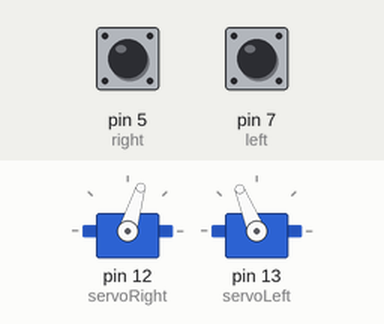
Bench run of a sketch on a simulated Arduino Uno, built with avr-gcc and run on an emulated ATmega328P. Parts: 2 × servo. Inputs (shaded band) come from the test bench; at power-on: pin 5 (right) HIGH, pin 7 (left) HIGH.

Above: at 1.2 s.
1.3 s: pin 5 (right) pulled LOW for 0.15 s
At 1.8 s:
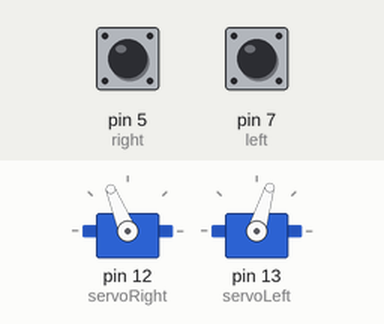
4.3 s: pin 7 (left) pulled LOW for 3.2 s
At 5.7 s:
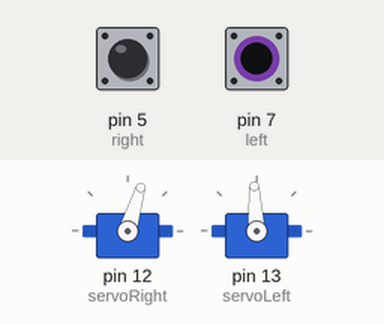
9.8 s: pin 5 (right) pulled LOW for 3.2 s
At 11.2 s:
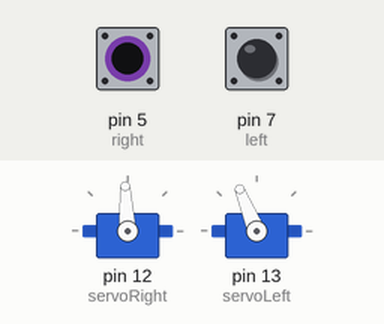
Timing chart, 0 to 15.8 s (numbered marks = the images above; inputs shaded):
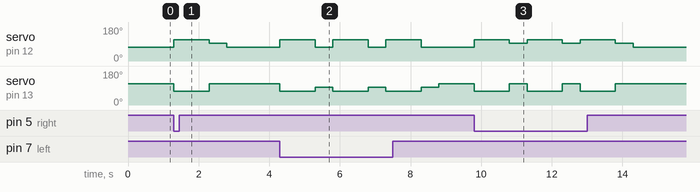

Measured:
- after the input at 1.3 s, servo on pin 12 (servoRight): 73° → 112° at once, → 93° 1.0 s later, → 73° 0.50 s later; servo on pin 13 (servoLeft): 112° → 73° at once, → 112° 1.0 s later
- after the input at 4.3 s, servo on pin 12 (servoRight): alternates 112° for 1.0 s and 73° for 0.50 s, starting at once; servo on pin 13 (servoLeft): 112° → 73° at once, then repeats every 1.5 s: 93° 0.50 s, 73° 1.0 s
- after the input at 9.8 s, servo on pin 12 (servoRight): 73° → 112° at once, then repeats every 1.5 s: 93° 0.50 s, 112° 1.0 s, until it stays 73° from 14.3 s; servo on pin 13 (servoLeft): alternates 112° for 0.50 s and 73° for 1.0 s, 6 changes in all, then stays 112°, starting at once

The sketch:

whisker_bot.ino
```cpp
//Import Servo Library
#include <Servo.h>

//Declare the pins for each whisker. Change accordingly
int left = 7;
int right = 5;
//Declare Servo types
Servo servoRight;
Servo servoLeft;
//Global variables that test which whisker is touched
int leftTouch;
int rightTouch;

//Set up the arduino
void setup() {
  //Set the pins up for the whiskerbot
  pinMode(left, INPUT);
  pinMode(right, INPUT);
  //Attach the servo motors (my arduino is configured this way)
  servoRight.attach(12);
  servoLeft.attach(13);
  //Initially have bot go forward.
  forward();
  Serial.begin(9600);

}

//loop: runs continuously
void loop() {
  //Read to see if the whiskers has been touched/hit something
  leftTouch = digitalRead(left);
  rightTouch = digitalRead(right);
  //If both were touched
  if ((leftTouch == LOW) && (rightTouch == LOW)) {
    //Move back and just arbitrarily have it turn to the right
    backward(1000);
    turnRight(500);
  //If only the left was touched
  } else if (leftTouch == LOW) {
    //Move back and turn right
    backward(1000);
    turnRight(500);
  //If only the right was touched
  } else if (rightTouch == LOW) {
    //Move back and turn left
    backward(1000);
    turnLeft(500);
  }
  //After/otherwise, continue to go forward
  forward();
}

//Function: Sets arduino up to move forward. No delay here because the whisker both will continuously move forward until it hits something
void forward() {
  servoRight.writeMicroseconds(1300);
  servoLeft.writeMicroseconds(1700);
}

//Function: Sets arduino up to move backward
void backward(int t) {
  servoRight.writeMicroseconds(1700);
  servoLeft.writeMicroseconds(1300);
  delay(t); //delay for given amount of microseconds
}

//Function: Sets arduino up to turn right
void turnRight(int t) {
  servoRight.writeMicroseconds(1300);
  servoLeft.writeMicroseconds(1500);
  delay(t); //delay for given amount of microseconds
}

//Function: Sets arduino up to turn left
void turnLeft(int t) {
  servoRight.writeMicroseconds(1500);
  servoLeft.writeMicroseconds(1700);
  delay(t); //delay for given amount of microseconds
}
```
